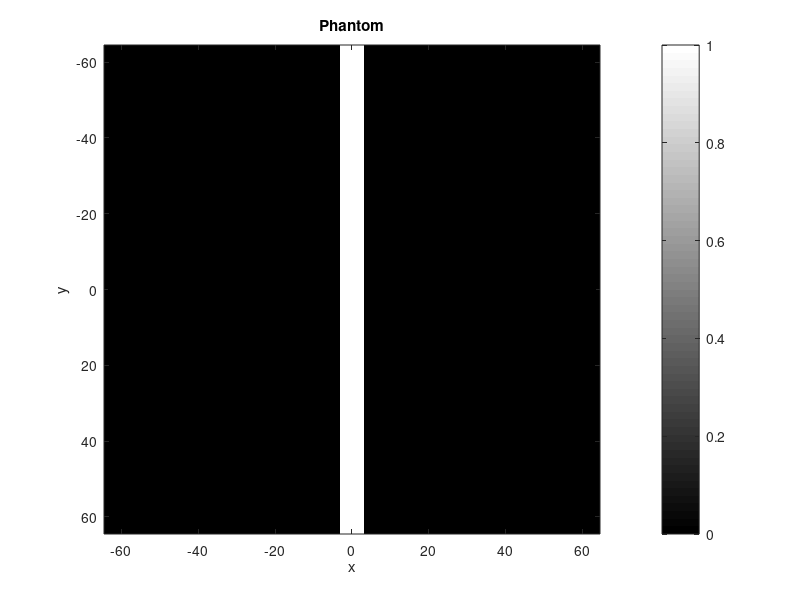
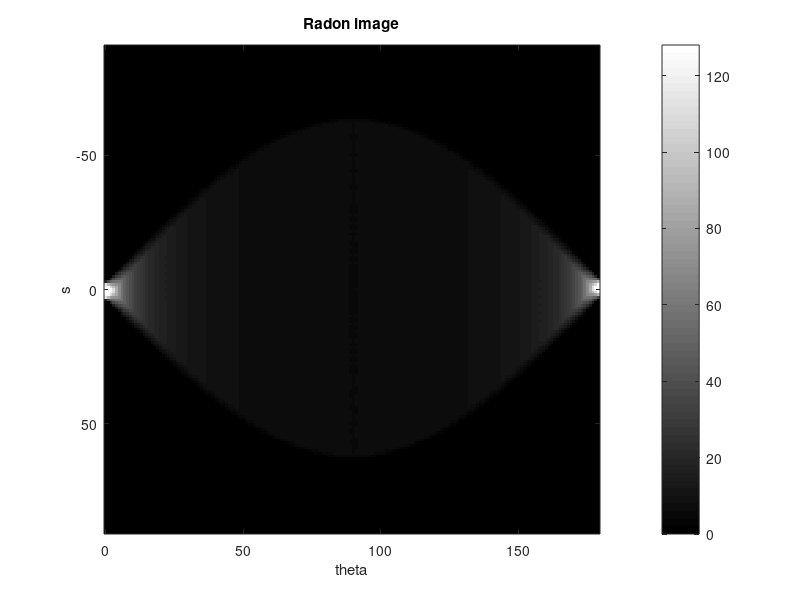
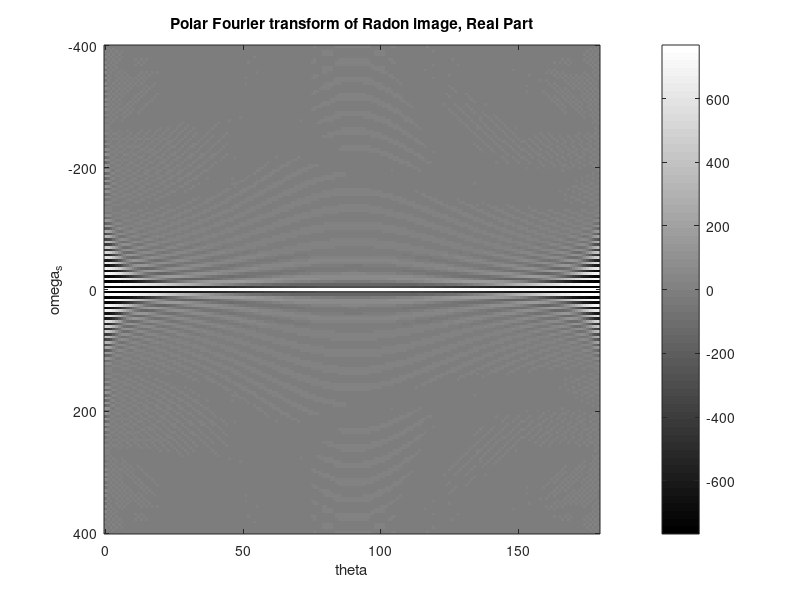
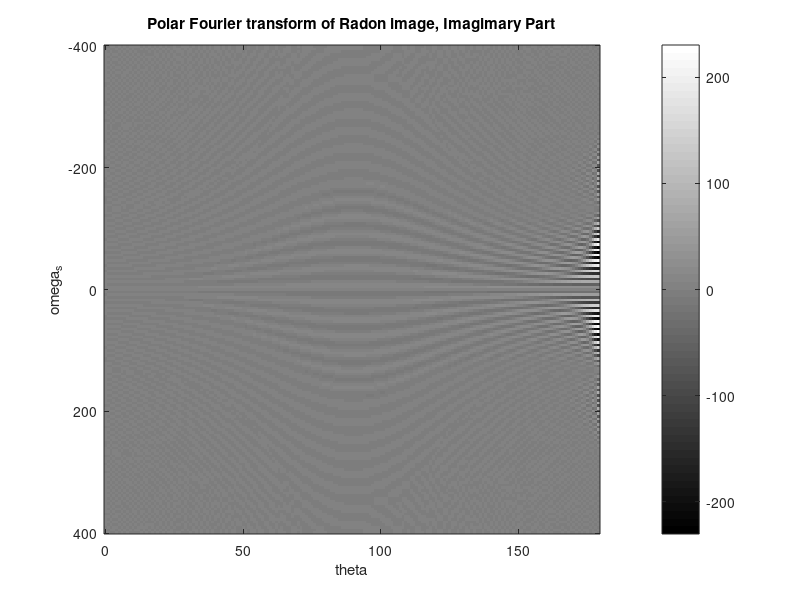

Here is the MATLAB script that generated these plots, in order:
%% Image defaults
set(0,'defaultsurfaceedgecolor','none')

%% Debug flag: print out everything when DEBUG==1
DEBUG=1;

%% Signal to noise ratio
%SNR=0.1;

%% Interpolation method: nearest / linear / cubic
interp_m='linear';

%% Size of phantom and reconstructed image
% N is the number of rows and columns in P, which is 256 respectively
N=128;

%%%%%%%%%%%%%%%%%%%%%%%%%%%%%%%%%%%%%%%%%%%%%%%%%%%%%%%%%%%%%%%%%%%%%
%% Create Phantom P
%P = phantom('Shepp-Logan',N);

%Modified Shepp-Logan' gives better visual perception than 'Shepp-Logan'
%P = phantom('Modified Shepp-Logan',N);     %Fail-safe version

% a simple 2D delta function which is off-centre
%P = zeros(N);
%P(12,12)=1;

% a stripe
T=6;
P=[zeros(N,(N-T)/2) ones(N,T) zeros(N,(N-T)/2)];

% a square
%T=30;
%P=[zeros(N,(N-T)/2) ones(N,T) zeros(N,(N-T)/2)];
%P=P'.*P; %image of square

% a 45deg straight line
%P=eye(N);

% Determine the range of x and y
x = linspace(-N/2,N/2,N);
y = x;

% Show and save the phantom
figure(1)
imagesc(x,y,P),colormap(gray),colorbar
title('Phantom'),xlabel('x'),ylabel('y')
print -dpng 1_phantom.png

%%%%%%%%%%%%%%%%%%%%%%%%%%%%%%%%%%%%%%%%%%%%%%%%%%%%%%%%%%%%%%%%%%%%%%%%%
%% Apply radon transformation Rf
%we may change the number of beams that we use to cover 180 degree
theta=linspace(0,179,180);
%return a vector XP containing the radial coordinates corresponding to each row of RT
Rf = radon(P,theta);

% Determine the range of s
s_max=sqrt( max(x)^2 + max(y)^2 );
[s_size theta_size] = size(P);
s = linspace(-s_max,s_max,s_size);

%% Apply noise to the Radon image
%noise = SNR * ( rand(s_size,theta_size)*2 - 1 );
%Rf = Rf + noise;

%if(DEBUG)
%figure(97)
%imagesc(noise),colorbar
%title('noise profile')
%end


%% Show and save Radon image
figure(2)
imagesc(theta,s,Rf),colormap(gray),colorbar
title('Radon image'),xlabel('theta'),ylabel('s')
print -dpng 2_radon.png

%%%%%%%%%%%%%%%%%%%%%%%%%%%%%%%%%%%%%%%%%%%%%%%%%%%%%%%%%%%%%%%%%%%%%%
%% Polar Fourier transform
FRf = fftshift(fft(Rf),1);         % Apply 1D Fourier transform in each column

% Determine the range of omega
dx=mean(diff(x));
dy=mean(diff(y));
ds=sqrt( dx^2 + dy^2 );
size_omega=size(FRf,1);
omega_max=2*pi/ds*max(s);
omega=linspace(-omega_max,omega_max,size_omega);

%% Show and save the Fourier transform image
figure(3)
imagesc(theta, omega, real(FRf)),colormap(gray),colorbar
xlabel('theta'),ylabel('omega_s')
title('Polar Fourier transform of Radon image, Real Part')
print -dpng 3a_fourier_radon_real.png

figure(4)
imagesc(theta, omega, imag(FRf)),colormap(gray),colorbar
xlabel('theta'),ylabel('omega_s')
title('Polar Fourier transform of Radon image, Imagimary Part')
print -dpng 3b_fourier_radon_imag.png

%%%%%%%%%%%%%%%%%%%%%%%%%%%%%%%%%%%%%%%%%%%%%%%%%%%%%%%%%%%%%%%%%%%%%%%%%%%%
%% Change from polar to x-y coordinate

%% Label omega_x, omega_y on the image of FRf:
[THETA WW] = meshgrid(theta, omega);
label_WX = WW.*cosd(THETA);
label_WY = WW.*sind(THETA);

%% Determine range of the desired rectolinear scale
x = linspace(-N/2,N/2,N);
y = x;
omega_x_max=2*pi/dx*max(x)/sqrt(2);
omega_x = linspace(-omega_x_max,omega_x_max,N);
omega_y = omega_x;
[WX WY]=meshgrid( omega_x , omega_y );

%% DEBUG: test label WX,WY
if(DEBUG)
figure(95)
surf(THETA,WW,abs(FRf)),colorbar,colormap(jet)
title('DEBUG: polar coordinates, Absolute Value')
xlabel('theta'),ylabel('omega')
print -dpng 4c_fourier_xy_abs.png

figure(96)
surf(label_WX,label_WY,abs(FRf)),colorbar,colormap(jet)
title('DEBUG: rectangular coordinates, Absolute Value')
xlabel('omega_x'),ylabel('omega_y')
print -dpng 4c_fourier_xy_abs.png
end

%% Prepare data for interpolation
%reshape matrix to array in columns
[cols rows]=size(label_WX);
WX_array=reshape(label_WX,cols*rows,1);
WY_array=reshape(label_WY,cols*rows,1);
FRf_array=reshape(FRf,cols*rows,1);
%XYZ_data=horzcat(WX_array,WY_array,FRf_array);

%interpolation algorithm requires the data to be monotonic, so need sorting
%XYZ_daya=sortrows(XYZ_data);

%% Apply interpolation
F2f = griddata(WX_array,WY_array,FRf_array,WX,WY,interp_m);
%F2f(isnan(F2f))=0;        % set all NaN (Not a Number) error to zero

%% Save image
figure(5)
imagesc(omega_x,omega_y,real(F2f)),colormap(gray),colorbar
xlabel('omega_x'),ylabel('omega_y')
title('polar to x-y interpolation, Real Part')
print -dpng 4a_fourier_xy_real.png

figure(6)
imagesc(omega_x, omega_y, imag(F2f)),colormap(gray),colorbar
xlabel('omega_x'),ylabel('omega_y')
title('polar to x-y interpolation, Imaginary Part')
print -dpng 4b_fourier_xy_imag.png

%%%%%%%%%%%%%%%%%%%%%%%%%%%%%%%%%%%%%%%%%%%%%%%%%%%%%%%%%%%%%%%%%%%%%%%%%%
%% inverse FFT
f = ifft2(fftshift(F2f));

figure(7)
imagesc(x,y,real(f)),colormap(gray),colorbar
xlabel('x'),ylabel('y')
title('Reconstructed Image, Real Part')
print -dpng 5_reconstruct_xy_real.png

figure(8)
imagesc(x,y,imag(f)),colormap(gray),colorbar
xlabel('x'),ylabel('y')
title('Reconstructed Image, Imaginary Part')
print -dpng 5_reconstruct_xy_imag.png
